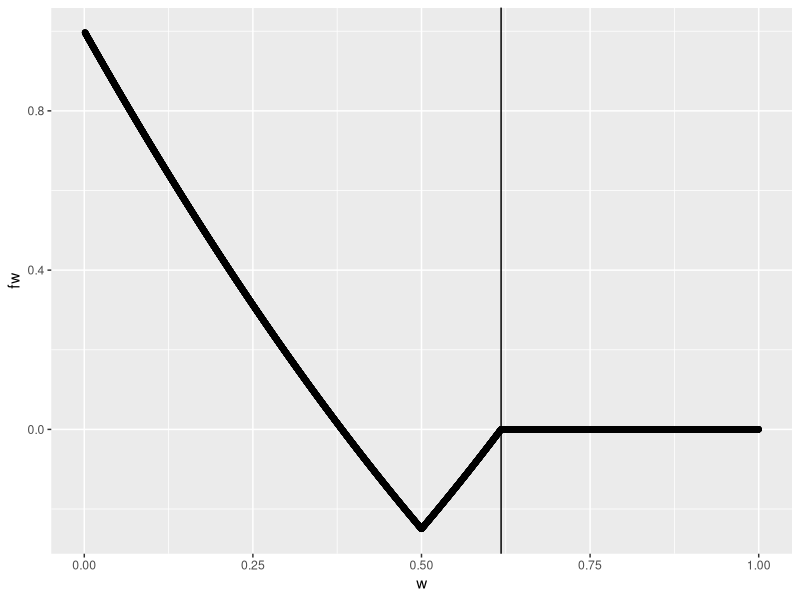

Write R code to recreate this figure.
#Disproving that C_tilde is a copula

#The function we wish to prove is not a copula
C_tilde <- function(x,y,z){
  max(x*y + z - 1,0)
}

#Evaluate the corresponding (Stieltjes) measure on [a_1, b_1] x [a_2, b_2] x [a_3, b_3]
CubeEval <- function(a,b,f = C_tilde){
  target <- 0
  
  for(i in 1:8){
    
    s <- 1
    
    if(i %in% c(1,2,3,4)){
      x <- a[1]
      s <- (-1) * s
    } else {
      x <- b[1]
    }
    
    if(i %in% c(2,4,6,8)){
      y <- a[2]
      s <- (-1) * s
    } else {
      y <- b[2]
    }
    
    if(i %in% c(1,2,5,6)){
      z <- a[3]
      s <- (-1) * s
    } else {
      z <- b[3]
    }
    target <- target + s * f(x,y,z)
    
  }
  
  return(target)
  
}

#Check that stuff breaks down for sqrt(1/3)
CubeEval( a = c(sqrt(1/3), sqrt(1/3), sqrt(1/3)), b = c(1,1,1))

#A lille extra for visualization
wrapper <- function(x, f){
  CubeEval(a = rep(x, 3), b = rep(1,3), f = f)
}

library(tidyverse)
w <- seq(0.001, 1, 0.0001)
fw <- map_dbl(.x = w, .f = wrapper, f = C_tilde)
ggplot() +
  geom_point(mapping = aes(x = w, y = fw)) +
  geom_vline(xintercept = (-1 + sqrt(5))/2)


